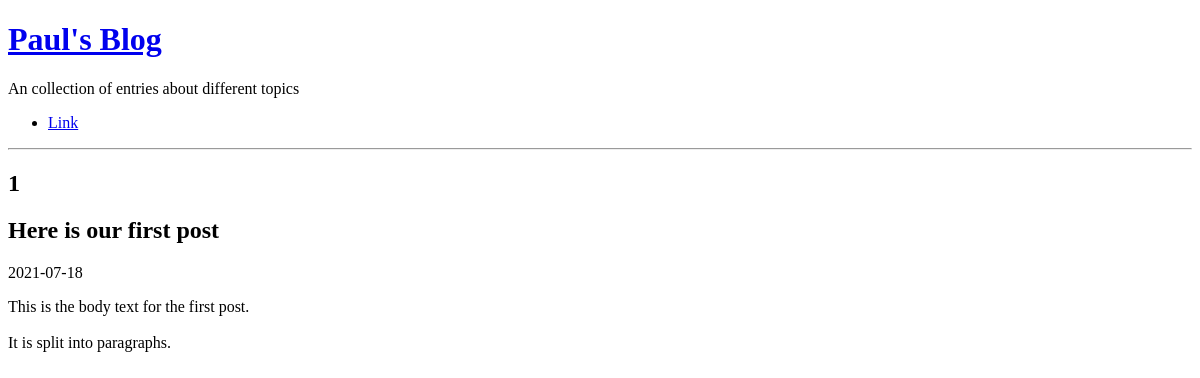
Page /view-post-2.php?post_id=1 on the earlier database version.
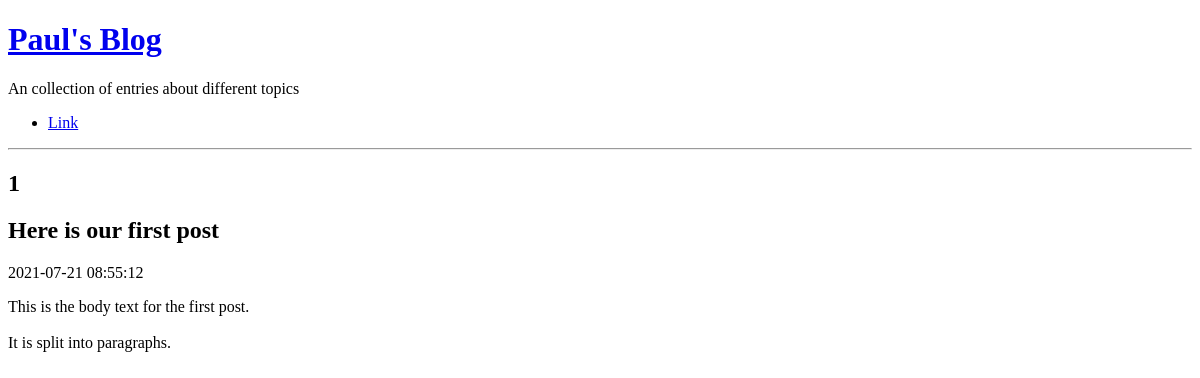
Same page on the later database version.
### tables this page shows
CREATE TABLE post(
    id integer primary key not null,
    title text not null,
    body text not null,
    user_id integer not null,
    created_at date not null,
    updated_at date
);

### view-post-2.php (the view, shortened to what this page needs)
<?php
$root = realpath(__DIR__);
$database = $root . '/data/data.sqlite' ;
$dsn = 'sqlite:' . $database;
if ( isset( $_GET['post_id'] ) )
{
  $postId = $_GET['post_id'];
}
else{
  $postId = 0;
}
$pdo = new PDO($dsn);
$stmt = $pdo -> prepare(
    'select title, created_at , body
    from post
    where id=:id'
);
$result = $stmt -> execute(
    array('id' => $postId, )
);
$row = $stmt -> fetch(PDO::FETCH_ASSOC);
?>
<!doctype html>
<html lang="en">
<head>
</head>
<body>
<?php require 'templates/title.php' ?>
    <h2><?php echo $postId ?></h2>
    <h2>
        <?php echo htmlspecialchars($row['title'],ENT_HTML5, 'UTF-8') ?>
      </h2>
      <div>
        <?php echo $row['created_at'] ?>
      </div>
      <p>
        <?php echo nl2br( htmlspecialchars($row['body'], ENT_HTML5, 'UTF-8') )?>
      </p>
</body>
</html>

Differences in the rows shown:
changed post "Here is our first post": created_at "2021-07-18" → "2021-07-21 08:55:12"
